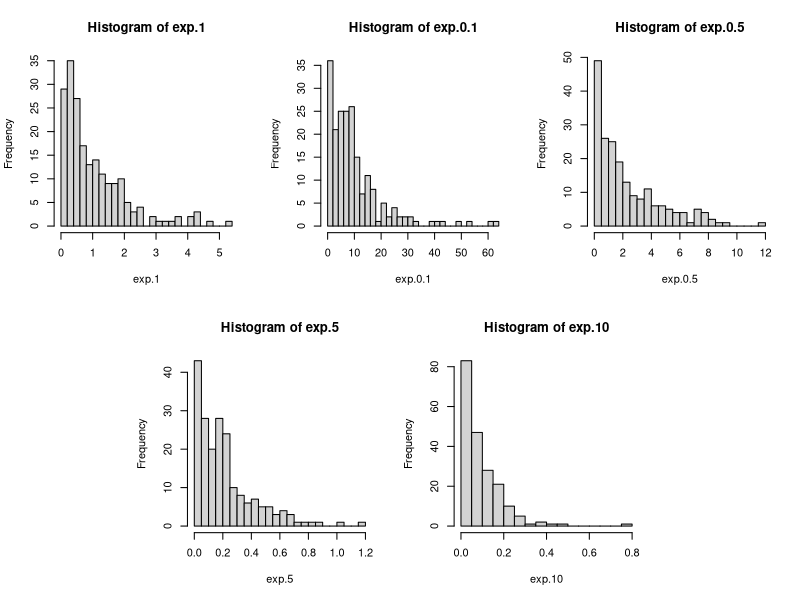
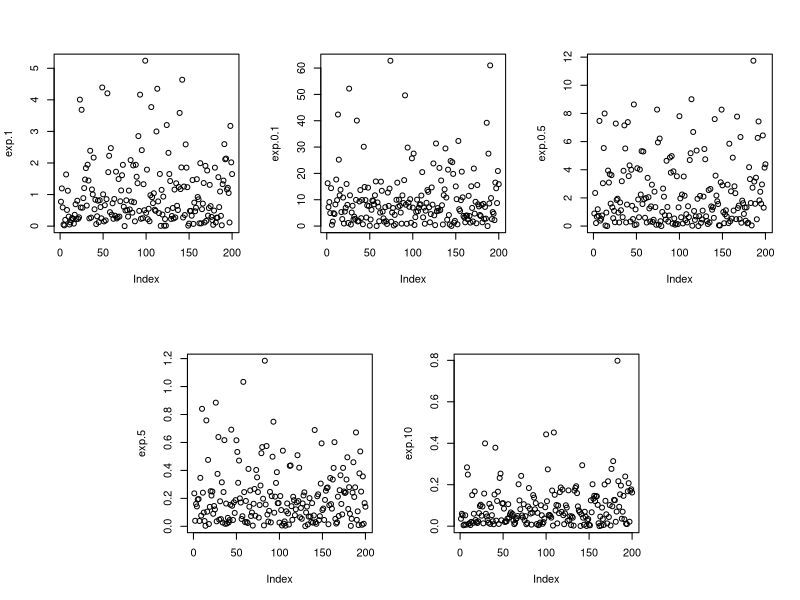
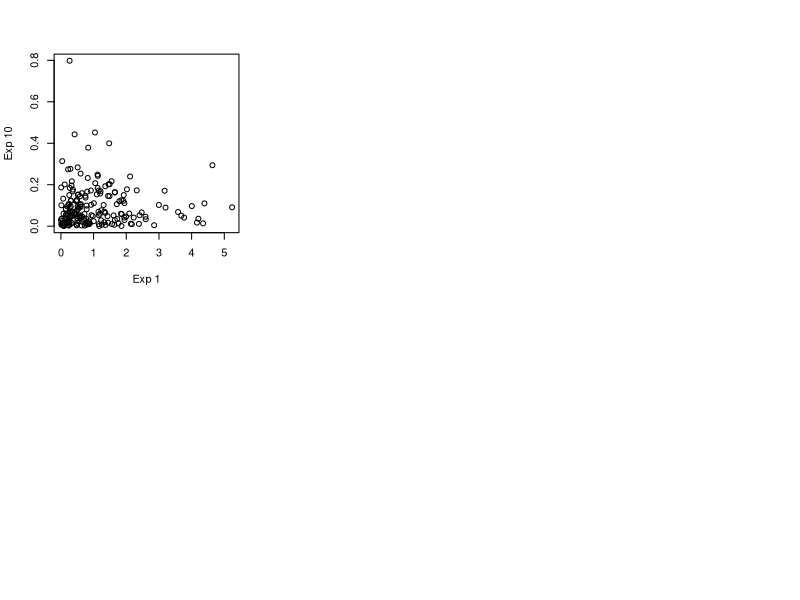
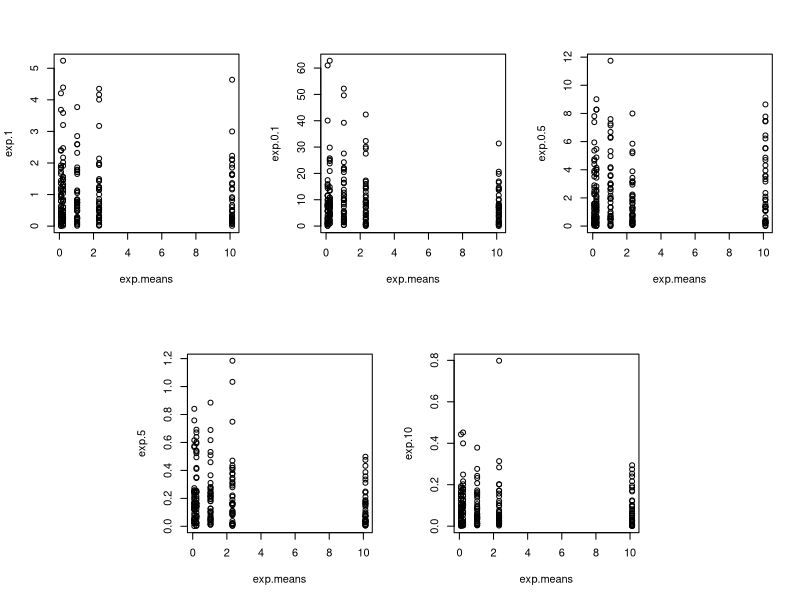
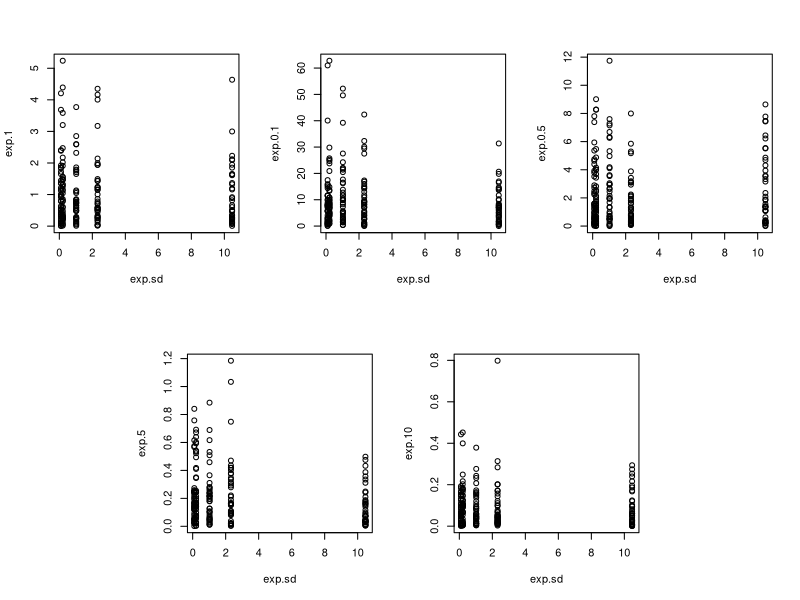
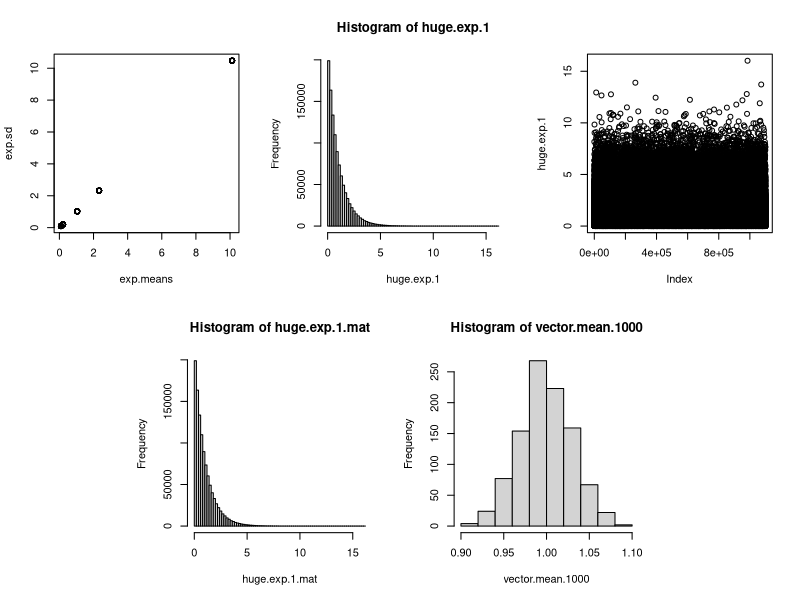

R code for these plots, in order:
## ---- chunk 1
  exp.1 <- rexp(n=200)
  mean(exp.1)
  sd(exp.1)
## ---- chunk 2
  exp.0.1 <- rexp(n=200,rate=0.1)
  mean(exp.0.1)
  sd(exp.0.1)
## ---- chunk 3
  exp.0.5 <- rexp(n=200,rate=0.5)
   mean(exp.0.5)
   sd(exp.0.5)
## ---- chunk 4
  exp.5 <- rexp(n=200,rate=5)
  mean(exp.5)
  sd(exp.5)
## ---- chunk 5
  exp.10 <- rexp(n=200,rate=10)
  mean(exp.10)
  sd(exp.10)
## ---- chunk 6
    layout(mat = matrix(c(1,1,2,2,3,3,
                      0,4,4,5,5,0), nrow = 2, byrow = TRUE))
    hist(exp.1,breaks = 25)
    hist(exp.0.1,breaks = 25)
    hist(exp.0.5,breaks = 25)
    hist(exp.5,breaks = 25)
    hist(exp.10,breaks = 25)
## ---- chunk 7
    layout(mat = matrix(c(1,1,2,2,3,3,
                      0,4,4,5,5,0), nrow = 2, byrow = TRUE))
    plot(exp.1)
    plot(exp.0.1)
    plot(exp.0.5)
    plot(exp.5)
    plot(exp.10)
## ---- chunk 8
plot(exp.1,exp.10,xlab = "Exp 1",ylab = "Exp 10")
## ---- chunk 9
  mean.exp.1 <- mean(exp.1)
  mean.exp.0.1 <- mean(exp.0.1)
  mean.exp.0.5 <- mean(exp.0.5)
  mean.exp.5 <- mean(exp.5)
  mean.exp.10 <- mean(exp.10)
  exp.means <- rep(c(mean.exp.1,mean.exp.0.1,mean.exp.0.5,mean.exp.5,mean.exp.10),times=40)
  
  sd.exp.1 <- sd(exp.1)
  sd.exp.0.1 <- sd(exp.0.1)
  sd.exp.0.5 <- sd(exp.0.5)
  sd.exp.5 <- sd(exp.5)
  sd.exp.10 <- sd(exp.10)
  exp.sd <- rep(c(sd.exp.1,sd.exp.0.1,sd.exp.0.5,sd.exp.5,sd.exp.10),times=40)
  
  
## ---- chunk 10
    layout(mat = matrix(c(1,1,2,2,3,3,
                      0,4,4,5,5,0), nrow = 2, byrow = TRUE))
    plot(exp.means,exp.1)
    plot(exp.means,exp.0.1)
    plot(exp.means,exp.0.5)
    plot(exp.means,exp.5)
    plot(exp.means,exp.10)
## ---- chunk 11
    layout(mat = matrix(c(1,1,2,2,3,3,
                      0,4,4,5,5,0), nrow = 2, byrow = TRUE))
    plot(exp.sd,exp.1)
    plot(exp.sd,exp.0.1)
    plot(exp.sd,exp.0.5)
    plot(exp.sd,exp.5)
    plot(exp.sd,exp.10)
## ---- chunk 12
    plot(exp.means,exp.sd)
## ---- chunk 13
   huge.exp.1 <- rexp(n=1100000)
   mean(huge.exp.1)
   sd(huge.exp.1)
## ---- chunk 14
   hist(huge.exp.1,breaks = 100)
   plot(huge.exp.1)
## ---- chunk 15
  mean(huge.exp.1[huge.exp.1>1])
## ---- chunk 16
huge.exp.1.mat <- matrix(huge.exp.1,ncol =1000,nrow = 1100)
  hist(huge.exp.1.mat,breaks = 100)
## ---- chunk 17
  mean(huge.exp.1.mat[,137])
## ---- chunk 18
  vector.mean.1000 <- colMeans(huge.exp.1.mat)
  hist(vector.mean.1000)
  3*sqrt(var(vector.mean.1000)) #3*сигма
## ---- chunk 19
  huge.exp.1.pow2 <- huge.exp.1**2
  mean(huge.exp.1.pow2)
  sd(huge.exp.1.pow2)
